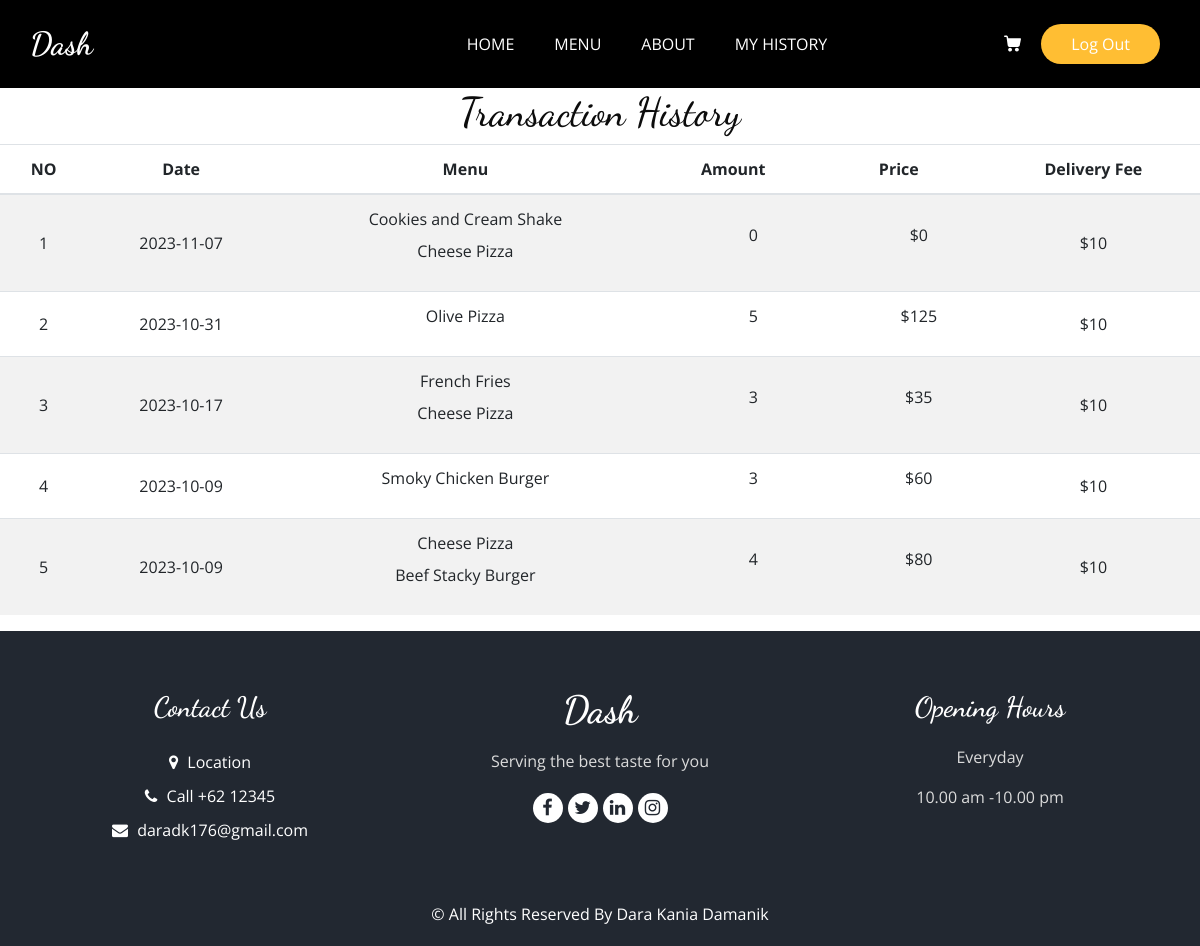
The page /histori_transaksi.php (signed in) on the database its author committed.
### tables this page shows
CREATE TABLE `transaksi` (
  `id_transaksi` int(11) NOT NULL,
  `id_customer` int(25) NOT NULL,
  `id_menu` int(25) NOT NULL,
  `tanggal_transaksi` date NOT NULL,
  `jumlah_beli` int(100) NOT NULL,
  `total` int(200) NOT NULL
);

CREATE TABLE `detail_transaksi` (
  `id_detail` int(25) NOT NULL,
  `id_menu` int(25) NOT NULL,
  `id_transaksi` int(25) NOT NULL,
  `jumlah_beli` int(25) NOT NULL
);

CREATE TABLE `menu` (
  `id_menu` int(25) NOT NULL,
  `nama_menu` varchar(100) NOT NULL,
  `deskripsi` text NOT NULL,
  `harga` int(50) NOT NULL,
  `category` enum('Makanan','Minuman','Snack') NOT NULL,
  `gambar` varchar(50) NOT NULL
);

### histori_transaksi.php (the view)
<?php
include "header.php";
?>
<h1 style="text-align: center">Transaction History</h1>
<table class="table table-hover table-striped" style="text-align: center">
    <thead>
        <th>NO</th>
        <th>Date</th>
        <th>Menu</th>
        <th>Amount</th>
        <th>Price</th>
        <th>Delivery Fee</th>
    </thead>
    <tbody>
        <?php
        include "data.php";
        $qry_histori = mysqli_query($conn, "select * from transaksi where id_customer='" . $_SESSION['id_customer'] . "'order by id_transaksi desc");
        $no = 0;
        while ($dt_histori = mysqli_fetch_array($qry_histori)) {
            $ongkir = "$10";
            $no++;
            $menu_dibeli = "<dl>";
            $qry_menu = mysqli_query($conn, "select * from detail_transaksi join menu on menu.id_menu = detail_transaksi.id_menu where id_transaksi = '" . $dt_histori['id_transaksi'] . "'");
            while ($dt_menu = mysqli_fetch_array($qry_menu)) {
                $menu_dibeli .= "<dd>" . $dt_menu['nama_menu'] . "</dd>";
            }
            $menu_dibeli .= "</dl>";
            $totalharga = "<ul>";
            $qry_detail = mysqli_query($conn, "SELECT  SUM(total) AS total_harga FROM transaksi WHERE id_transaksi = '" . $dt_histori['id_transaksi'] . "'");
            while ($dt_detail = mysqli_fetch_array($qry_detail)) {
                $totalharga .= "$" . $dt_detail['total_harga'];
            }
            $totalharga .= "</ul>";
            $totalqty = "<ul>";
            $qry_detail = mysqli_query($conn, "SELECT  SUM(jumlah_beli) AS total_qty FROM transaksi WHERE id_transaksi = '" . $dt_histori['id_transaksi'] . "'");
            while ($dt_detail = mysqli_fetch_array($qry_detail)) {
                $totalqty .= $dt_detail['total_qty'];
            }
            $totalqty .= "</ul>";
            ?>
            <tr>
                <td style="vertical-align: middle">
                    <?= $no ?>
                </td>
                <td style="vertical-align: middle">
                    <?= $dt_histori['tanggal_transaksi'] ?>
                </td>
                <td style="vertical-align: middle">
                    <?= $menu_dibeli ?>
                </td>
                <td style="vertical-align: middle">
                    <?= $totalqty ?>
                </td>
                <td style="vertical-align: middle">
                    <?= $totalharga ?>
                </td>
                <td style="vertical-align: middle">
                    <?= $ongkir ?>
                </td>
            </tr>
            <?php
        }
        ?>
    </tbody>
</table>
<?php
include "footer.php";
?>

### css/style.css (style rules this page uses)
h1, h2 { font-family: 'Dancing Script', cursive; }

### rows shown on the page
transaksi: tanggal_transaksi "2023-11-07", totalqty "0", totalharga "$0", ongkir "$10"
detail_transaksi: id_menu.nama_menu "Cookies and Cream Shake"
detail_transaksi: id_menu.nama_menu "Cheese Pizza"
transaksi: tanggal_transaksi "2023-10-31", totalqty "5", totalharga "$125", ongkir "$10"
detail_transaksi: id_menu.nama_menu "Olive Pizza"
transaksi: tanggal_transaksi "2023-10-17", totalqty "3", totalharga "$35", ongkir "$10"
detail_transaksi: id_menu.nama_menu "French Fries"
detail_transaksi: id_menu.nama_menu "Cheese Pizza"
transaksi: tanggal_transaksi "2023-10-09", totalqty "3", totalharga "$60", ongkir "$10"
detail_transaksi: id_menu.nama_menu "Smoky Chicken Burger"
transaksi: tanggal_transaksi "2023-10-09", totalqty "4", totalharga "$80", ongkir "$10"
detail_transaksi: id_menu.nama_menu "Cheese Pizza"
detail_transaksi: id_menu.nama_menu "Beef Stacky Burger"
